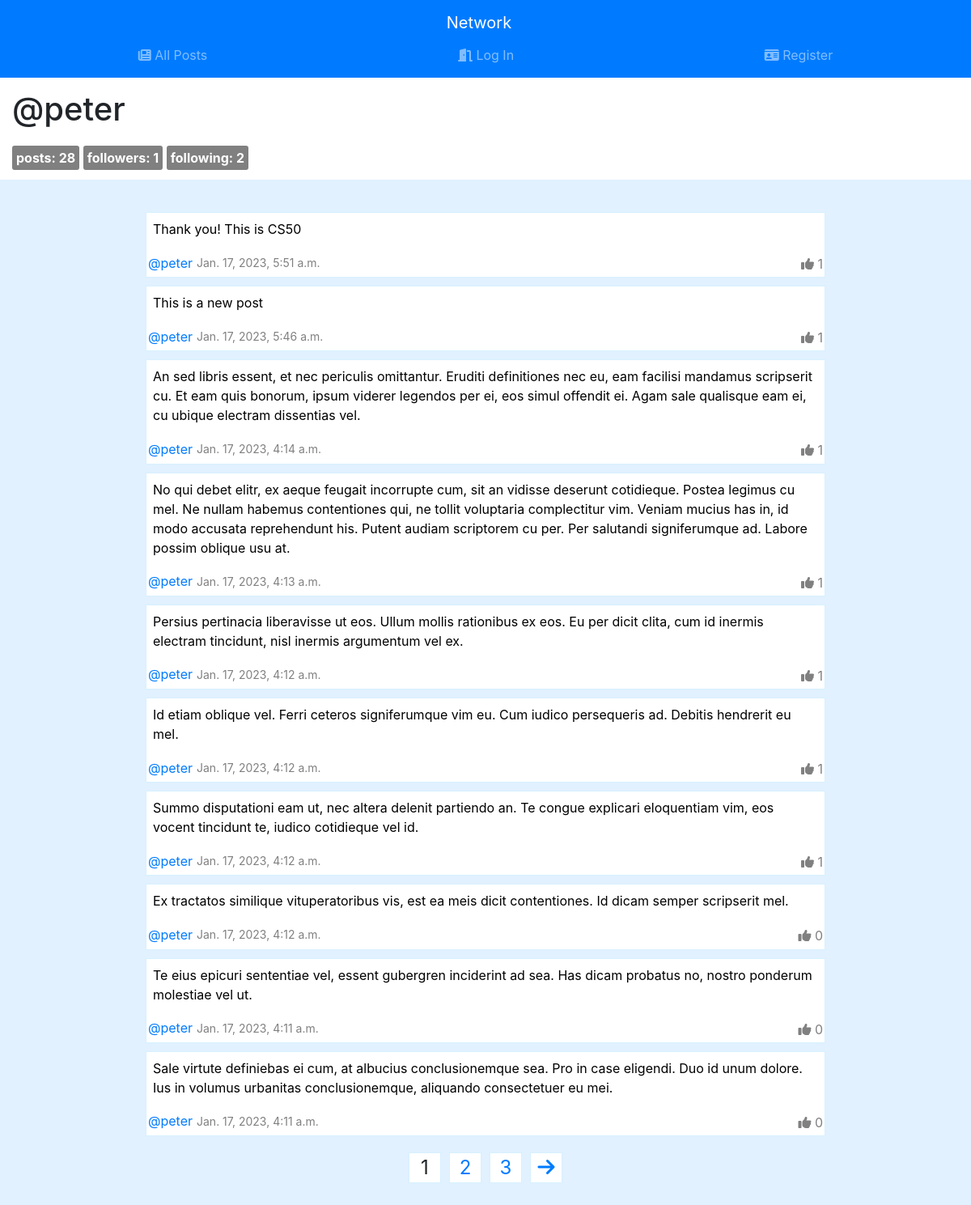
The app's page /profile/peter/1 with its own data.
### network/models.py (models this page shows)
class User(AbstractUser):
    pass

class Post(models.Model):
    content = models.CharField(max_length=500)
    user = models.ForeignKey("User", related_name="posts", on_delete=models.CASCADE)
    created_at = models.DateTimeField(auto_now_add=True)

class UserFollowing(models.Model):
    user = models.ForeignKey("User", related_name="following",  on_delete=models.CASCADE)
    following_user = models.ForeignKey("User", related_name="followers",  on_delete=models.CASCADE)
    class Meta:
        unique_together = (('user', 'following_user'),)

class Like(models.Model):
    post = models.ForeignKey(Post, on_delete=models.CASCADE, related_name="likes")
    user = models.ForeignKey(User, on_delete=models.CASCADE, related_name="likes")
    class Meta:
        unique_together = (('user', 'post'),)

### network/views.py (the view)
# urls.py: path("profile/<str:username>/<int:page_number>", views.profile_post_page, name="profile_post_page"),
def profile_post_page(request, username, page_number):
    user = get_object_or_404(User, username=username)
    if user:
        followers = [follow.user for follow in list(user.followers.all())]
        postlist = []
        for post in user.posts.all().order_by('-created_at'):
            postObj = {"post": post, "user_liked": False}
            for like in list(post.likes.all()):
                if request.user == like.user:
                    postObj["user_liked"] = True
                    break
            postlist.append(postObj)
        paginator = Paginator(postlist, 10)
        return render(request, "network/profile.html", {"profile_user": user, "followers": followers, "posts": paginator.page(page_number), "num_pages": range(paginator.num_pages)})
    else:
        return HttpResponseRedirect(reverse('index'))

### network/templates/network/profile.html (shortened to what this page needs)
{% extends "network/layout.html" %}
{% block body %}
    <div class="profile__info">
        <h1 class="mb-4 d-flex align-items-end">
            @{{profile_user.username}}
        </h1>
        <span class="profile__info-badge">posts: {{ profile_user.posts.all|length }}</span>
        <span class="profile__info-badge">followers: {{ profile_user.followers.all|length }}</span>
        <span class="profile__info-badge">following: {{ profile_user.following.all|length }}</span>
    </div>
    <div class="main__container">
        {% if not posts %}
            {% if profile_user == user %}
                <p>You do not have any posts.</p>
            {% else %}
                <p>This use does not have any posts.</p>
            {% endif %}
        {% else %}
            {% for post in posts %}
                {% include 'snippets/post.html' with post=post.post user_liked=post.user_liked  %}
            {% endfor %}
            {% if num_pages|length > 1 %}
                {% include 'snippets/pagination.html' with posts=posts num_pages=num_pages view='profile_post_page' arg1=profile_user.username %}
            {% endif %}
        {% endif %}
    </div>
{% endblock %}

### network/templates/network/layout.html (shortened to what this page needs)
{% load static %}
<!DOCTYPE html>
<html lang="en">
    <head>
        <link rel="stylesheet" href="https://stackpath.bootstrapcdn.com/bootstrap/4.4.1/css/bootstrap.min.css">
        <link href="{% static 'network/styles.css' %}" rel="stylesheet">
    </head>
    <body>
        <nav class="navbar navbar-expand-lg navbar-dark bg-primary d-flex flex-column">
            <a class="navbar-brand" href="#">Network</a>
            <div class="w-100">
              <ul class="navbar-nav mr-auto d-flex flex-row justify-content-around">
                <li class="nav-item">
                  <a class="nav-link" href="{% url 'index' %}"><i class="fas fa-newspaper"></i> All Posts</a>
                </li>
                {% if user.is_authenticated %}
                    <li class="nav-item">
                        <a class="nav-link" href="{% url 'following' %}"><i class="fas fa-users"></i> Following</a>
                    </li>
                    <li class="nav-item">
                        <a class="nav-link" href="{% url 'profile' user.username %}"><i class="fas fa-user mr-2"></i> Profile @{{user.username}}</a>
                    </li>
                    <li class="nav-item">
                        <a class="nav-link" href="{% url 'logout' %}"><i class="fas fa-door-open"></i> Log Out</a>
                    </li>
                {% else %}
                    <li class="nav-item">
                        <a class="nav-link" href="{% url 'login' %}"><i class="fas fa-door-open"></i> Log In</a>
                    </li>
                    <li class="nav-item">
                        <a class="nav-link" href="{% url 'register' %}"><i class="fas fa-id-card"></i> Register</a>
                    </li>
                {% endif %}
              </ul>
            </div>
        </nav>
        <div class="body">
            {% block body %}
            {% endblock %}
        </div>
    </body>
</html>

### network/templates/snippets/post.html (shortened to what this page needs)
<div class="post">
  <div style="padding: 5px">
    {% if post.user == user %}
      <div class="post__options">
        <button id="post-edit-button-{{ post.id }}" data-post_id="{{ post.id }}" class="post__edit-button"><i class="fas fa-edit mr-1"></i>edit</button>
        <button id="post-save-button-{{ post.id }}" data-post_id="{{ post.id }}" class="post__save-button" style="margin-bottom: 5px;display: none">save</button>
        <button id="post-cancel-button-{{ post.id }}" data-post_id="{{ post.id }}" class="post__cancel-button" style="margin-bottom: 5px;display: none">cancel</button>
      </div>
      <textarea
        rows="1"
        disabled
        class="post__content-form"
        id="post__content-form-{{post.id}}"
        style="width: 100%;"
        oninput='this.style.height = "";this.style.height = this.scrollHeight + "px"'
        data-content="{{post.content}}"
      ></textarea>
      <script>
        function resize () {
            var text = document.getElementById('post__content-form-{{post.id}}');
            text.style.height = "auto";
            text.style.height = text.scrollHeight+'px';
        }
        document.querySelector("#post-edit-button-{{ post.id }}").addEventListener('click', () => {
          document.querySelector("#post__content-form-{{post.id}}").disabled = false;
          document.querySelector("#post-edit-button-{{ post.id }}").style.display = "none";
          document.querySelector("#post-save-button-{{ post.id }}").style.display = "block";
          document.querySelector("#post-cancel-button-{{ post.id }}").style.display = "block";
        })
        document.querySelector("#post-save-button-{{ post.id }}").addEventListener('click', () => {
          fetch(`/edit_post/${document.querySelector("#post-edit-button-{{ post.id }}").dataset.post_id}`, {
            method: 'POST',
            body: JSON.stringify({
                content: document.querySelector("#post__content-form-{{post.id}}").value,
            })
          })
          .then(response => response.json())
          .then(result => {
            alert(result.message)
            if (result.status == "success") {
              document.querySelector("#post__content-form-{{post.id}}").dataset.content = document.querySelector("#post__content-form-{{post.id}}").value
            } else {
              document.querySelector("#post__content-form-{{post.id}}").value = document.querySelector("#post__content-form-{{post.id}}").dataset.content;
            }
            document.querySelector("#post__content-form-{{post.id}}").disabled = true;
            document.querySelector("#post-edit-button-{{ post.id }}").style.display = "block";
            document.querySelector("#post-save-button-{{ post.id }}").style.display = "none";
            document.querySelector("#post-cancel-button-{{ post.id }}").style.display = "none";
          })
        })
        document.querySelector("#post-cancel-button-{{ post.id }}").addEventListener('click', () => {
          document.querySelector("#post__content-form-{{post.id}}").value = document.querySelector("#post__content-form-{{post.id}}").dataset.content;
          document.querySelector("#post__content-form-{{post.id}}").disabled = true;
          document.querySelector("#post-edit-button-{{ post.id }}").style.display = "block";
          document.querySelector("#post-save-button-{{ post.id }}").style.display = "none";
          document.querySelector("#post-cancel-button-{{ post.id }}").style.display = "none";
          document.getElementById('post__content-form-{{post.id}}').style.height = "auto";
          document.getElementById('post__content-form-{{post.id}}').style.height = document.getElementById('post__content-form-{{post.id}}').scrollHeight+'px';
        })
        document.querySelector("#post__content-form-{{post.id}}").value = document.querySelector("#post__content-form-{{post.id}}").dataset.content;
        resize();
      </script>
    {% else %}
      <textarea
        rows="1"
        disabled
        class="post__content-form"
        id="post__content-form-{{post.id}}"
        style="width: 100%;"
        oninput='this.style.height = "";this.style.height = this.scrollHeight + "px"'
        data-content="{{post.content}}"
      ></textarea>
    {% endif %}
  </div>
  <div class="post__footer">
    <div class="d-flex align-items-center post__footer-author-info">
      <span><a href="{% url 'profile' post.user.username %}">@{{ post.user.username }}</a></span>
      <span class="post__footer-date">{{ post.created_at }}</span>
    </div>
    <div class="post__footer-options">
      {% if user.is_authenticated %}
        <span class="like-button {% if user_liked %}post__liked-button{% endif %}" data-post_id="{{ post.id }}" data-likes="{{ post.likes.all|length }}"><i class="fas fa-thumbs-up"></i> {{ post.likes.all|length }}</span>
      {% else %}
        <span data-post_id="{{ post.id }}" data-likes="{{ post.likes.all|length }}"><i class="fas fa-thumbs-up"></i> {{ post.likes.all|length }}</span>
      {% endif %}
    </div>
  </div>
</div>

### network/templates/snippets/pagination.html (shortened to what this page needs)
<div class="posts__paginator-container">
    <ul class="posts__paginator">
        {% if arg1 %}
            {% for i in num_pages %}
                {% if posts.number == forloop.counter %}
                    <li class="posts__paginator-item--selected">{{ forloop.counter }}</li>
                {% else %}
                <a href="{% url view arg1 forloop.counter %}"><li class="posts__paginator-item">{{ forloop.counter }}</li></a>
                {% endif %}
            {% endfor %}
            {% if posts.has_next %}
                <a href="{% url view arg1 posts.next_page_number %}"><li  class="posts__paginator-item"><i class="fas fa-arrow-right"></i></li></a>
            {% endif %}
        {% endif %}
    </ul>
</div>

### network/static/network/styles.css (style rules this page uses)
body { background-color: rgb(225, 241, 255); }
.main__container { padding-top: 20px; width: 95%; margin: 0 auto; }
@media only screen and (min-width: 600px) { .main__container { width: 70%; } }
.profile__info { background-color: white; padding: 15px; margin-bottom: 20px; }
.profile__info-badge { background-color: gray; font-weight: bold; padding: 5px; color: white; border-radius: 3px; }
.post { border: 1px solid rgb(215, 240, 255); background-color: rgb(255, 255, 255); margin-bottom: 10px; }
.post__content-form { overflow: hidden; border: 1px solid gray; border-radius: 3px; resize: none; }
.post__content-form[disabled] { border: 1px solid transparent; background-color: white; color: black; }
.post__footer { display: flex; justify-content: space-between; padding: 2px; font-size: 1.3em; color: gray; }
.post__footer-author-info { font-size: 16px; }
.post__footer-options span { cursor: pointer; font-size: 16px; }
.post__footer-date { font-size: 14px; margin-left: 5px; }
.posts__paginator-container { display: flex; justify-content: center; align-items: center; padding: 10px 10px 60px; }
.posts__paginator { margin: 0; padding: 0; list-style: none; display: flex; font-size: 10px; font-size: 1.5em; }
.posts__paginator-item--selected { background-color: white; border: 1px solid rgb(215, 240, 255); margin: 0 5px; width: 40px; text-align: center; }
.posts__paginator-item { background-color: white; border: 1px solid rgb(215, 240, 255); margin: 0 5px; width: 40px; text-align: center; }

### records on screen
User: username "peter", posts.all|length "28", followers.all|length "1", following.all|length "2"
Post: id "Thank you! This is CS50", user.username "peter", created_at "Jan. 17, 2023, 5:51 a.m.", likes.all|length "1"
Post: id "This is a new post", user.username "peter", created_at "Jan. 17, 2023, 5:46 a.m.", likes.all|length "1"
Post: id "An sed libris essent, et nec periculis omittantur. Eruditi definitiones nec eu, eam facilisi mandamus scripserit cu. Et eam quis bonorum, ipsum viderer legendos per ei, eos simul offendit ei. Agam sale qualisque eam ei, cu ubique electram dissentias vel.", user.username "peter", created_at "Jan. 17, 2023, 4:14 a.m.", likes.all|length "1"
Post: id "No qui debet elitr, ex aeque feugait incorrupte cum, sit an vidisse deserunt cotidieque. Postea legimus cu mel. Ne nullam habemus contentiones qui, ne tollit voluptaria complectitur vim. Veniam mucius has in, id modo accusata reprehendunt his. Putent audiam scriptorem cu per. Per salutandi signiferumque ad. Labore possim oblique usu at.", user.username "peter", created_at "Jan. 17, 2023, 4:13 a.m.", likes.all|length "1"
Post: id "Persius pertinacia liberavisse ut eos. Ullum mollis rationibus ex eos. Eu per dicit clita, cum id inermis electram tincidunt, nisl inermis argumentum vel ex.", user.username "peter", created_at "Jan. 17, 2023, 4:12 a.m.", likes.all|length "1"
Post: id "Id etiam oblique vel. Ferri ceteros signiferumque vim eu. Cum iudico persequeris ad. Debitis hendrerit eu mel.", user.username "peter", created_at "Jan. 17, 2023, 4:12 a.m.", likes.all|length "1"
Post: id "Summo disputationi eam ut, nec altera delenit partiendo an. Te congue explicari eloquentiam vim, eos vocent tincidunt te, iudico cotidieque vel id.", user.username "peter", created_at "Jan. 17, 2023, 4:12 a.m.", likes.all|length "1"
Post: id "Ex tractatos similique vituperatoribus vis, est ea meis dicit contentiones. Id dicam semper scripserit mel.", user.username "peter", created_at "Jan. 17, 2023, 4:12 a.m.", likes.all|length "0"
Post: id "Te eius epicuri sententiae vel, essent gubergren inciderint ad sea. Has dicam probatus no, nostro ponderum molestiae vel ut.", user.username "peter", created_at "Jan. 17, 2023, 4:11 a.m.", likes.all|length "0"
Post: id "Sale virtute definiebas ei cum, at albucius conclusionemque sea. Pro in case eligendi. Duo id unum dolore. Ius in volumus urbanitas conclusionemque, aliquando consectetuer eu mei.", user.username "peter", created_at "Jan. 17, 2023, 4:11 a.m.", likes.all|length "0"
